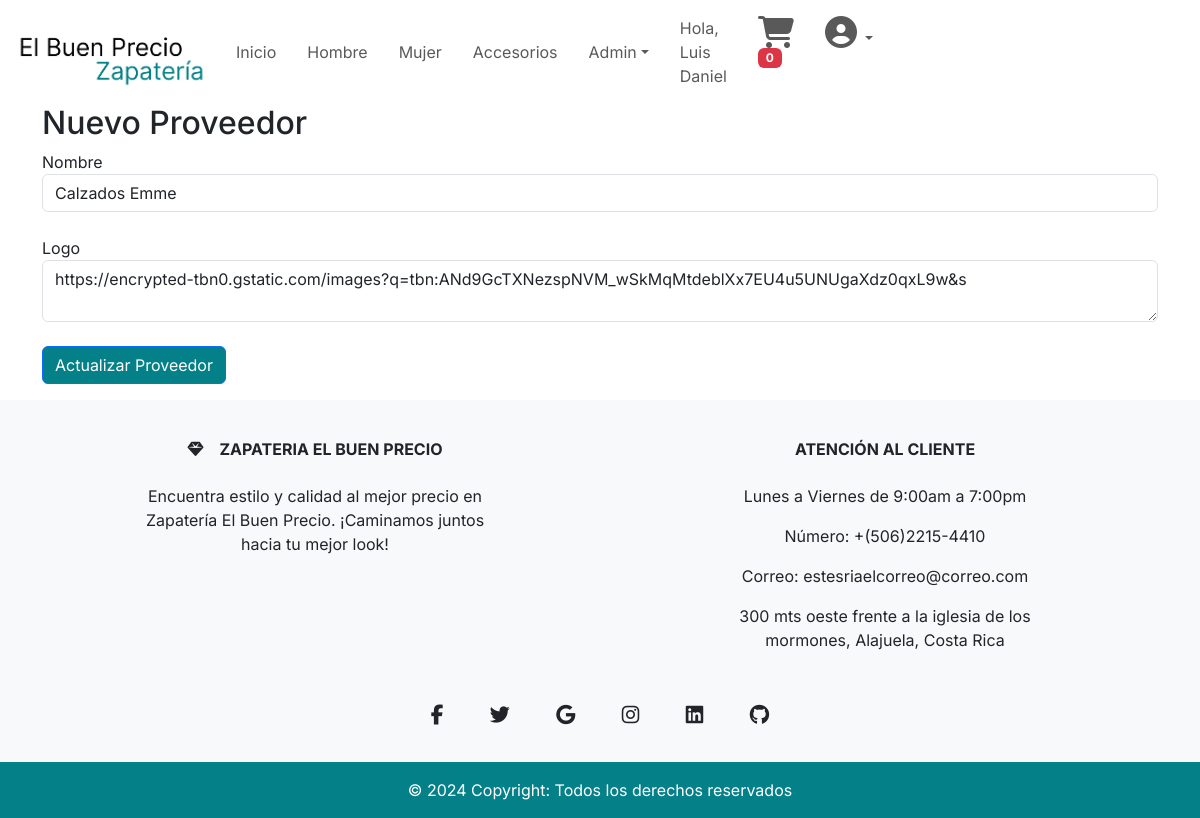
Page /actualizarproveedores.php?id=3 (signed in) on the committed database.
### tables this page shows
CREATE TABLE `proveedores` (
  `Id_Proveedor` int(11) NOT NULL,
  `Nombre` varchar(255) NOT NULL,
  `Logo` varchar(255) NOT NULL
);

### DAL/proveedoresCrud.php (called while the page is built, shortened)
<?php
function getObject($sql){
    try{
        $oConexion = conectarDb();
        if(mysqli_set_charset($oConexion, "utf8")){
            if(!$result = mysqli_query($oConexion, $sql)) die();
            $retorno = null;
            while ($row = mysqli_fetch_array($result)){
                $retorno = $row;
            }
        }
    }catch(\Throwable $th){
        echo $th;
    }finally{
        Desconectar($oConexion);
    }
    return $retorno;
}
?>

### actualizarproveedores.php (the view, shortened to what this page needs)
<?php
require_once "DAL/proveedoresCrud.php";
if($_SERVER['REQUEST_METHOD']== 'GET'){
    $id= recogeGet("id");
    $query = "select Id_Proveedor, Nombre, Logo from proveedores where Id_Proveedor = '$id'";
    $mySession = getObject($query);
    if($mySession != null){
            $nombre = $mySession['Nombre'];
            $logo = $mySession['Logo'];
        }else{
        }
    }
include_once 'include/templates/header.php';
?>
<main>
    <div class="container">
        <h2>Nuevo Proveedor</h2>
        <form method="post" action="<?php echo $_SERVER['PHP_SELF']; ?>">
            <div class="form-group">
                <label for="nombre">Nombre</label>
                <input type="text" class="form-control" id="Nombre" name="nombre" placeholder="Nombre" maxlength="255"
                    value="<?= $nombre ?>">
            </div>
            <br>
            <div class="form-group">
                <label for="logo">Logo</label>
                <textarea class="form-control" id="Logo" name="logo" rows="2"
                    maxlength="255"><?= $logo ?></textarea>
            </div>
            <br>
            <div>
                <button type="submit" class="btn btn-primary color-boton">Actualizar Proveedor</button>
            </div>
        </form>
    </div>
</main>
<?php
include_once 'include/templates/footer.php';
?>
</html>

### css/styles.css (style rules this page uses)
* { font-family: "Inter", sans-serif; font-optical-sizing: auto; }
.color-boton { background-color: var(--principal); }

### rows in the picture
proveedores: nombre "Calzados Emme", logo "https://encrypted-tbn0.gstatic.com/images?q=tbn:ANd9GcTXNezspNVM_wSkMqMtdeblXx7EU4u5UNUgaXdz0qxL9w&s"

### other values in the picture
$_SESSION['nombre'] "Luis Daniel"
$cantidadCarrito "0"
